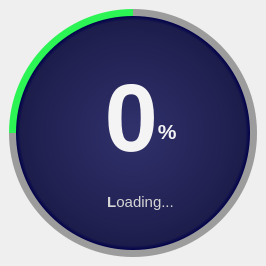
<?xml version="1.0" encoding="UTF-8"?>
<ui version="4.0">
 <class>MainWindow</class>
 <widget class="QMainWindow" name="MainWindow">
  <property name="geometry">
   <rect>
    <x>0</x>
    <y>0</y>
    <width>266</width>
    <height>266</height>
   </rect>
  </property>
  <property name="windowTitle">
   <string>MainWindow</string>
  </property>
  <widget class="QWidget" name="centralwidget">
   <layout class="QHBoxLayout" name="horizontalLayout_3">
    <item>
     <widget class="QFrame" name="CircularProgress">
      <property name="sizePolicy">
       <sizepolicy hsizetype="Fixed" vsizetype="Fixed">
        <horstretch>0</horstretch>
        <verstretch>0</verstretch>
       </sizepolicy>
      </property>
      <property name="minimumSize">
       <size>
        <width>248</width>
        <height>248</height>
       </size>
      </property>
      <property name="styleSheet">
       <string notr="true">QFrame{
border-radius: 124px;
background-color: qconicalgradient(cx:0.5, cy:0.5, angle:90, stop:0.249 rgba(31, 244, 75, 239), stop:0.25 rgba(0, 0, 0, 89));
}</string>
      </property>
      <property name="frameShape">
       <enum>QFrame::NoFrame</enum>
      </property>
      <property name="frameShadow">
       <enum>QFrame::Raised</enum>
      </property>
      <layout class="QHBoxLayout" name="horizontalLayout">
       <property name="spacing">
        <number>7</number>
       </property>
       <property name="leftMargin">
        <number>7</number>
       </property>
       <property name="topMargin">
        <number>7</number>
       </property>
       <property name="rightMargin">
        <number>7</number>
       </property>
       <property name="bottomMargin">
        <number>7</number>
       </property>
       <item>
        <widget class="QFrame" name="TitleFrame">
         <property name="styleSheet">
          <string notr="true">QFrame{
border-radius:117px;
	
	background-color: qradialgradient(spread:pad, cx:0.5, cy:0.5, radius:0.5, fx:0.5, fy:0.5, stop:0.491525 rgba(93, 93, 93, 255), stop:0.80226 rgba(73, 73, 73, 255), stop:0.949153 rgba(45, 45, 45, 255), stop:0.988701 rgba(0, 0, 0, 255));

	background-color: qradialgradient(spread:pad, cx:0.5, cy:0.5, radius:0.5, fx:0.5, fy:0.5, stop:0.0603015 rgba(48, 48, 107, 255), stop:0.959799 rgba(29, 29, 76, 255), stop:1 rgba(0, 0, 75, 255));
}</string>
         </property>
         <property name="frameShape">
          <enum>QFrame::StyledPanel</enum>
         </property>
         <property name="frameShadow">
          <enum>QFrame::Raised</enum>
         </property>
         <layout class="QHBoxLayout" name="horizontalLayout_2">
          <property name="leftMargin">
           <number>25</number>
          </property>
          <property name="topMargin">
           <number>48</number>
          </property>
          <property name="rightMargin">
           <number>21</number>
          </property>
          <property name="bottomMargin">
           <number>26</number>
          </property>
          <item>
           <layout class="QGridLayout" name="gridLayout">
            <property name="leftMargin">
             <number>11</number>
            </property>
            <item row="1" column="0">
             <widget class="QLabel" name="loadingLabel">
              <property name="styleSheet">
               <string notr="true">QLabel{
	background-color: qlineargradient(spread:pad, x1:0, y1:0, x2:1, y2:1, stop:0 rgba(0, 0, 0, 0), stop:1 rgba(255, 255, 255, 0));
	color: rgb(213, 213, 213);

}</string>
              </property>
              <property name="text">
               <string>&lt;html&gt;&lt;head/&gt;&lt;body&gt;&lt;p align=&quot;center&quot;&gt;&lt;span style=&quot; font-size:11pt; font-weight:600;&quot;&gt;L&lt;/span&gt;&lt;span style=&quot; font-size:11pt;&quot;&gt;oading...&lt;/span&gt;&lt;/p&gt;&lt;/body&gt;&lt;/html&gt;</string>
              </property>
             </widget>
            </item>
            <item row="0" column="0">
             <widget class="QLabel" name="percentLabel">
              <property name="styleSheet">
               <string notr="true">QLabel{
	background-color: qlineargradient(spread:pad, x1:0, y1:0, x2:1, y2:1, stop:0 rgba(0, 0, 0, 0), stop:1 rgba(255, 255, 255, 0));
	color: rgb(244, 244, 244);
}</string>
              </property>
              <property name="text">
               <string>&lt;html&gt;&lt;head/&gt;&lt;body&gt;&lt;p align=&quot;center&quot;&gt;&lt;span style=&quot; font-size:72pt; font-weight:600;&quot;&gt;0&lt;/span&gt;&lt;span style=&quot; font-size:24pt; font-weight:600; vertical-align:super;&quot;&gt;%&lt;/span&gt;&lt;/p&gt;&lt;/body&gt;&lt;/html&gt;</string>
              </property>
             </widget>
            </item>
           </layout>
          </item>
         </layout>
        </widget>
       </item>
      </layout>
     </widget>
    </item>
   </layout>
  </widget>
 </widget>
 <resources/>
 <connections/>
</ui>
